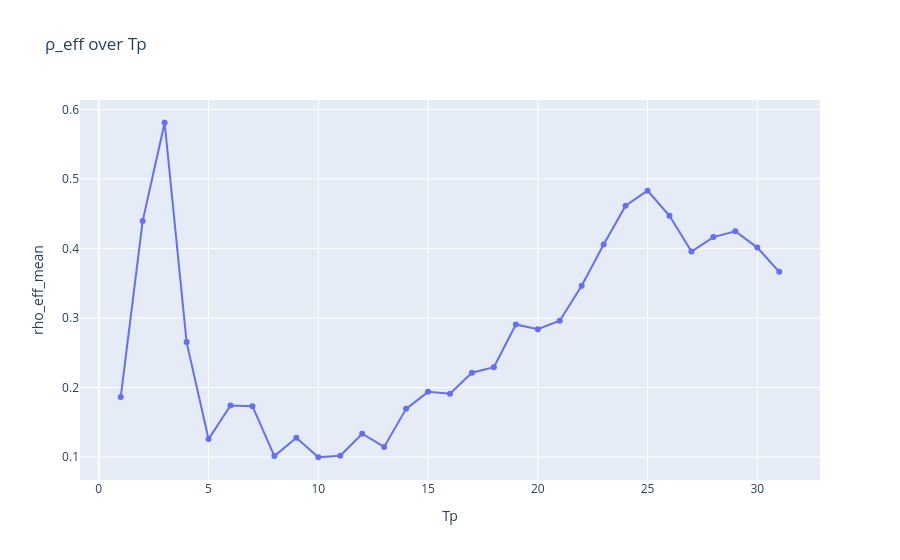
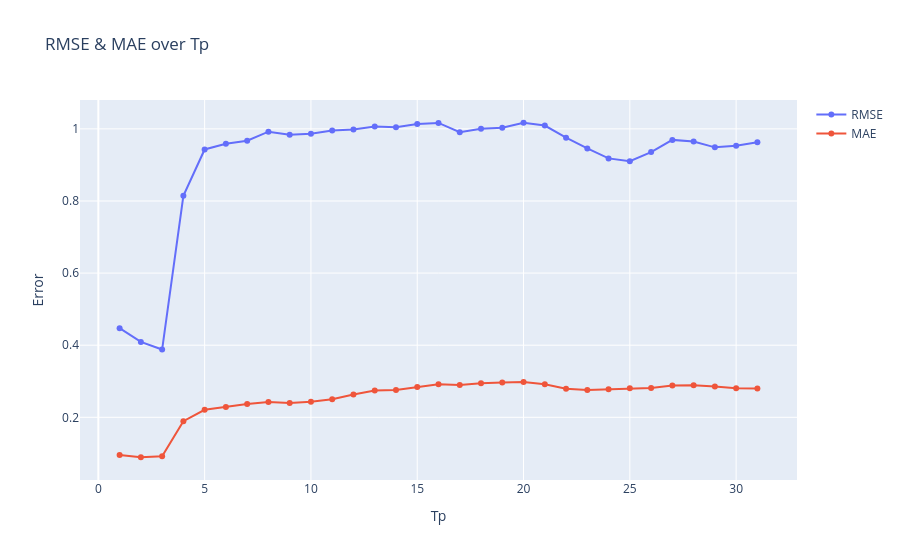
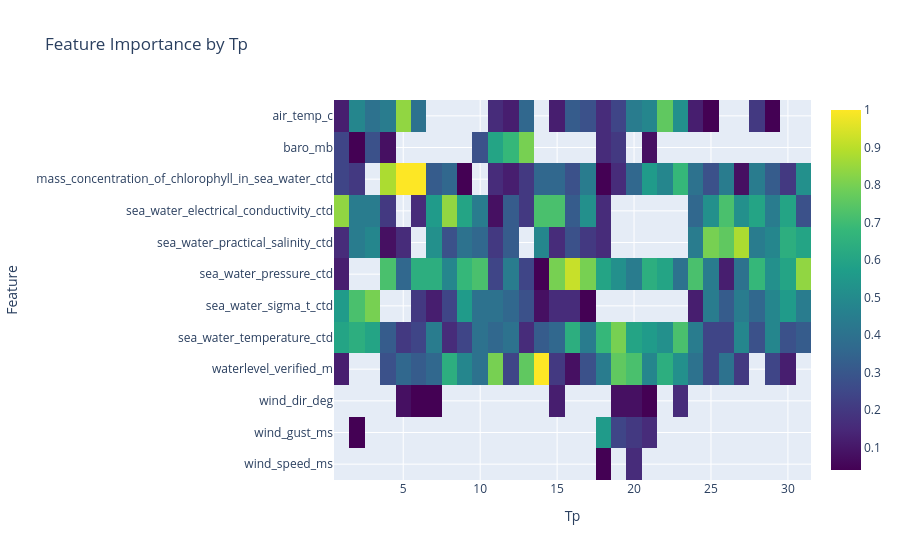
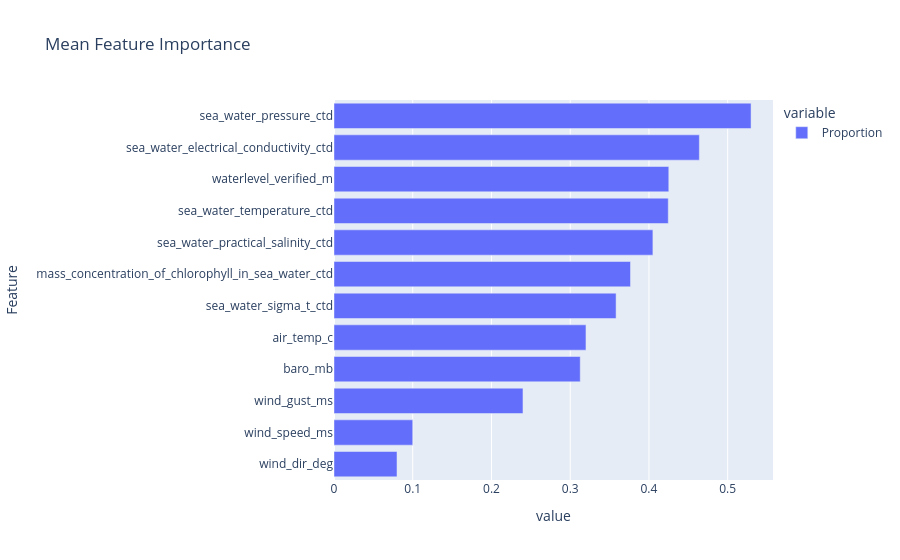

The cell these charts' notebook holds for them, in order:
### Code cell
import plotly.express as px
import plotly.graph_objects as go

# 1. rho_eff over Tp
px.line(summary_df, x="Tp", y="rho_eff_mean", title="ρ_eff over Tp", markers=True).show()

# 2. RMSE & MAE over Tp
fig = go.Figure()
fig.add_scatter(x=summary_df["Tp"], y=summary_df["rmse_mean"], name="RMSE", mode="lines+markers")
fig.add_scatter(x=summary_df["Tp"], y=summary_df["mae_mean"],  name="MAE",  mode="lines+markers")
fig.update_layout(title="RMSE & MAE over Tp", xaxis_title="Tp", yaxis_title="Error")
fig.show()

# 3. Feature importance heatmap
pivot = importance_all.pivot_table(index="Feature", columns="Tp", values="Proportion", aggfunc="mean")
px.imshow(pivot, aspect="auto", color_continuous_scale="Viridis", title="Feature Importance by Tp").show()

# 4. Top features (mean across all Tp)
mean_imp = importance_all.groupby("Feature")["Proportion"].mean().sort_values().tail(15)
px.bar(mean_imp, orientation="h", title="Mean Feature Importance").show()

### Figure 1 — Plotly figure (JSON) as saved in the notebook; plotly's stock layout.template omitted (floating-point values rounded to 4 significant figures)
{"data": [{"hovertemplate": "Tp=%{x}<br>rho_eff_mean=%{y}<extra></extra>", "legendgroup": "", "line": {"color": "#636efa", "dash": "solid"}, "marker": {"symbol": "circle"}, "mode": "lines+markers", "name": "", "orientation": "v", "showlegend": false, "type": "scatter", "x": [1, 2, 3, 4, 5, 6, 7, 8, 9, 10, 11, 12, 13, 14, 15, 16, 17, 18, 19, 20, 21, 22, 23, 24, 25, 26, 27, 28, 29, 30, 31], "xaxis": "x", "y": [0.1864, 0.4397, 0.5809, 0.2653, 0.1258, 0.1741, 0.1732, 0.1014, 0.1277, 0.09964, 0.1019, 0.1335, 0.1145, 0.1693, 0.1937, 0.1912, 0.2213, 0.2292, 0.2907, 0.2839, 0.2961, 0.3463, 0.4056, 0.4615, 0.4831, 0.4471, 0.3955, 0.4163, 0.4247, 0.4012, 0.3664], "yaxis": "y"}], "layout": {"legend": {"tracegroupgap": 0}, "title": {"text": "ρ_eff over Tp"}, "xaxis": {"anchor": "y", "domain": [0, 1], "title": {"text": "Tp"}}, "yaxis": {"anchor": "x", "domain": [0, 1], "title": {"text": "rho_eff_mean"}}}}

### Figure 2 — Plotly figure (JSON) as saved in the notebook; plotly's stock layout.template omitted (floating-point values rounded to 4 significant figures)
{"data": [{"mode": "lines+markers", "name": "RMSE", "type": "scatter", "x": [1, 2, 3, 4, 5, 6, 7, 8, 9, 10, 11, 12, 13, 14, 15, 16, 17, 18, 19, 20, 21, 22, 23, 24, 25, 26, 27, 28, 29, 30, 31], "y": [0.4472, 0.409, 0.3879, 0.8145, 0.9429, 0.9587, 0.967, 0.9922, 0.9836, 0.9866, 0.9956, 0.998, 1.007, 1.004, 1.014, 1.017, 0.9907, 1.0, 1.003, 1.017, 1.009, 0.9755, 0.9457, 0.9181, 0.9104, 0.9356, 0.9695, 0.965, 0.9487, 0.9529, 0.9627]}, {"mode": "lines+markers", "name": "MAE", "type": "scatter", "x": [1, 2, 3, 4, 5, 6, 7, 8, 9, 10, 11, 12, 13, 14, 15, 16, 17, 18, 19, 20, 21, 22, 23, 24, 25, 26, 27, 28, 29, 30, 31], "y": [0.09539, 0.08924, 0.09223, 0.1893, 0.2207, 0.2285, 0.2368, 0.2422, 0.2394, 0.2434, 0.25, 0.2632, 0.2741, 0.2756, 0.2838, 0.2918, 0.2894, 0.2945, 0.2969, 0.2976, 0.2915, 0.279, 0.2757, 0.2776, 0.2804, 0.2815, 0.2885, 0.2886, 0.2853, 0.2808, 0.2802]}], "layout": {"title": {"text": "RMSE & MAE over Tp"}, "xaxis": {"title": {"text": "Tp"}}, "yaxis": {"title": {"text": "Error"}}}}

### Figure 3 — Plotly figure (JSON) as saved in the notebook; plotly's stock layout.template omitted (floating-point values rounded to 4 significant figures; data arrays with more than 128 entries replaced by an {"elided": "..."} marker saying what was removed)
{"data": [{"coloraxis": "coloraxis", "hovertemplate": "Tp: %{x}<br>Feature: %{y}<br>color: %{z}<extra></extra>", "name": "0", "type": "heatmap", "x": [1, 2, 3, 4, 5, 6, 7, 8, 9, 10, 11, 12, 13, 14, 15, 16, 17, 18, 19, 20, 21, 22, 23, 24, 25, 26, 27, 28, 29, 30, 31], "xaxis": "x", "y": ["air_temp_c", "baro_mb", "mass_concentration_of_chlorophyll_in_sea_water_ctd", "sea_water_electrical_conductivity_ctd", "sea_water_practical_salinity_ctd", "sea_water_pressure_ctd", "sea_water_sigma_t_ctd", "sea_water_temperature_ctd", "waterlevel_verified_m", "wind_dir_deg", "wind_gust_ms", "wind_speed_ms"], "yaxis": "y", "z": {"elided": "12x31 float values"}}], "layout": {"coloraxis": {"colorscale": [[0, "#440154"], [0.1111, "#482878"], [0.2222, "#3e4989"], [0.3333, "#31688e"], [0.4444, "#26828e"], [0.5556, "#1f9e89"], [0.6667, "#35b779"], [0.7778, "#6ece58"], [0.8889, "#b5de2b"], [1, "#fde725"]]}, "title": {"text": "Feature Importance by Tp"}, "xaxis": {"anchor": "y", "domain": [0, 1], "title": {"text": "Tp"}}, "yaxis": {"anchor": "x", "autorange": "reversed", "domain": [0, 1], "title": {"text": "Feature"}}}}

### Figure 4 — Plotly figure (JSON) as saved in the notebook; plotly's stock layout.template omitted (floating-point values rounded to 4 significant figures)
{"data": [{"hovertemplate": "variable=Proportion<br>value=%{x}<br>Feature=%{y}<extra></extra>", "legendgroup": "Proportion", "marker": {"color": "#636efa", "pattern": {"shape": ""}}, "name": "Proportion", "orientation": "h", "showlegend": true, "textposition": "auto", "type": "bar", "x": [0.08, 0.1, 0.24, 0.3127, 0.32, 0.3583, 0.3766, 0.405, 0.4245, 0.4252, 0.464, 0.5297], "xaxis": "x", "y": ["wind_dir_deg", "wind_speed_ms", "wind_gust_ms", "baro_mb", "air_temp_c", "sea_water_sigma_t_ctd", "mass_concentration_of_chlorophyll_in_sea_water_ctd", "sea_water_practical_salinity_ctd", "sea_water_temperature_ctd", "waterlevel_verified_m", "sea_water_electrical_conductivity_ctd", "sea_water_pressure_ctd"], "yaxis": "y"}], "layout": {"barmode": "relative", "legend": {"title": {"text": "variable"}, "tracegroupgap": 0}, "title": {"text": "Mean Feature Importance"}, "xaxis": {"anchor": "y", "domain": [0, 1], "title": {"text": "value"}}, "yaxis": {"anchor": "x", "domain": [0, 1], "title": {"text": "Feature"}}}}
